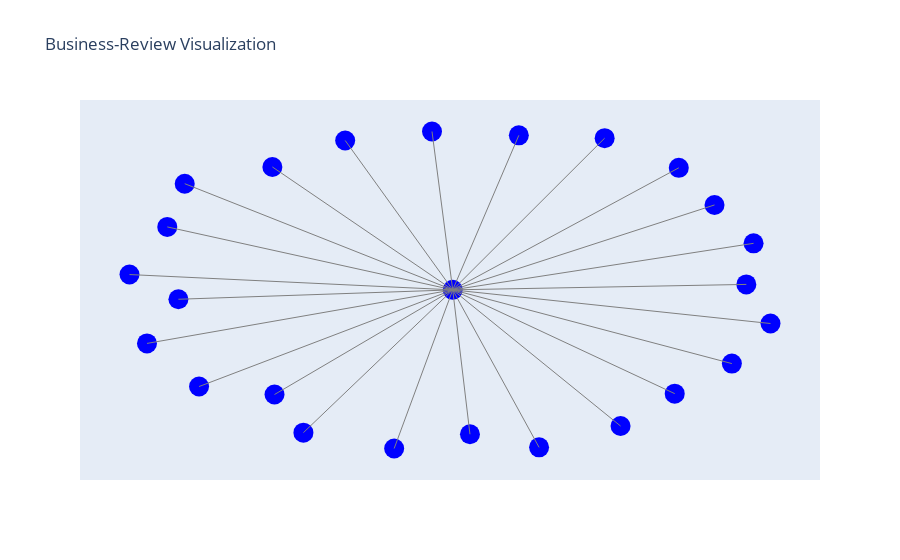

This figure's notebook cell:
### Code cell
# Define the AQL query
aql_query = """
LET businessKey = @businessKey
FOR v, e, p IN 1..3 OUTBOUND CONCAT('business/', @businessKey) business_review
RETURN v
"""

# Execute the AQL query
cursor = db.aql.execute(aql_query, bind_vars={'businessKey': 'tUFrWirKiKi_TAnsVWINQQ'})

# Initialize a directed graph
G = nx.DiGraph()

# Add nodes and edges to the graph
for document in cursor:
    review_id = document['_key']
    G.add_node(review_id)
    G.add_edge('business', review_id)

# Compute layout
pos = nx.spring_layout(G)

# Create a Plotly figure
fig = go.Figure()

# Add nodes to the figure
for node in G.nodes:
    fig.add_trace(go.Scatter(x=[pos[node][0]], y=[pos[node][1]], mode='markers', marker=dict(size=20, color='blue'), text=node))

# Add edges to the figure
for edge in G.edges:
    fig.add_trace(go.Scatter(x=[pos[edge[0]][0], pos[edge[1]][0]], y=[pos[edge[0]][1], pos[edge[1]][1]], mode='lines', line=dict(color='gray', width=1)))

# Update layout
fig.update_layout(title="Business-Review Visualization", showlegend=False, hovermode='closest', xaxis=dict(visible=False), yaxis=dict(visible=False))

# Show plot
fig.show()

### Figure 1 — Plotly figure (JSON) as saved in the notebook; plotly's stock layout.template omitted (floating-point values rounded to 4 significant figures)
{"data": [{"marker": {"color": "blue", "size": 20}, "mode": "markers", "text": "4303073", "type": "scatter", "x": [0.5219], "y": [-0.8139]}, {"marker": {"color": "blue", "size": 20}, "mode": "markers", "text": "business", "type": "scatter", "x": [0.001769], "y": [0.008393]}, {"marker": {"color": "blue", "size": 20}, "mode": "markers", "text": "4237906", "type": "scatter", "x": [-0.8484], "y": [-0.04841]}, {"marker": {"color": "blue", "size": 20}, "mode": "markers", "text": "4224770", "type": "scatter", "x": [0.2067], "y": [0.9416]}, {"marker": {"color": "blue", "size": 20}, "mode": "markers", "text": "4214106", "type": "scatter", "x": [-0.8289], "y": [0.6495]}, {"marker": {"color": "blue", "size": 20}, "mode": "markers", "text": "4209338", "type": "scatter", "x": [0.2695], "y": [-0.9428]}, {"marker": {"color": "blue", "size": 20}, "mode": "markers", "text": "4068427", "type": "scatter", "x": [-0.1797], "y": [-0.9497]}, {"marker": {"color": "blue", "size": 20}, "mode": "markers", "text": "4067416", "type": "scatter", "x": [0.8669], "y": [-0.4369]}, {"marker": {"color": "blue", "size": 20}, "mode": "markers", "text": "4046331", "type": "scatter", "x": [-0.5506], "y": [-0.6236]}, {"marker": {"color": "blue", "size": 20}, "mode": "markers", "text": "4014957", "type": "scatter", "x": [0.9342], "y": [0.2894]}, {"marker": {"color": "blue", "size": 20}, "mode": "markers", "text": "3985073", "type": "scatter", "x": [-0.06246], "y": [0.9648]}, {"marker": {"color": "blue", "size": 20}, "mode": "markers", "text": "3957122", "type": "scatter", "x": [0.9867], "y": [-0.1949]}, {"marker": {"color": "blue", "size": 20}, "mode": "markers", "text": "3933308", "type": "scatter", "x": [0.4727], "y": [0.9246]}, {"marker": {"color": "blue", "size": 20}, "mode": "markers", "text": "3897698", "type": "scatter", "x": [-0.7844], "y": [-0.5755]}, {"marker": {"color": "blue", "size": 20}, "mode": "markers", "text": "3886018", "type": "scatter", "x": [0.7024], "y": [0.7454]}, {"marker": {"color": "blue", "size": 20}, "mode": "markers", "text": "3864901", "type": "scatter", "x": [0.8132], "y": [0.5212]}, {"marker": {"color": "blue", "size": 20}, "mode": "markers", "text": "3855340", "type": "scatter", "x": [-0.5571], "y": [0.7506]}, {"marker": {"color": "blue", "size": 20}, "mode": "markers", "text": "3832112", "type": "scatter", "x": [-0.8829], "y": [0.3885]}, {"marker": {"color": "blue", "size": 20}, "mode": "markers", "text": "3804389", "type": "scatter", "x": [-0.9458], "y": [-0.315]}, {"marker": {"color": "blue", "size": 20}, "mode": "markers", "text": "3797829", "type": "scatter", "x": [0.6898], "y": [-0.6183]}, {"marker": {"color": "blue", "size": 20}, "mode": "markers", "text": "3793448", "type": "scatter", "x": [-0.461], "y": [-0.8539]}, {"marker": {"color": "blue", "size": 20}, "mode": "markers", "text": "3774949", "type": "scatter", "x": [0.9118], "y": [0.04124]}, {"marker": {"color": "blue", "size": 20}, "mode": "markers", "text": "3773881", "type": "scatter", "x": [-0.3315], "y": [0.9105]}, {"marker": {"color": "blue", "size": 20}, "mode": "markers", "text": "3756499", "type": "scatter", "x": [0.05521], "y": [-0.8637]}, {"marker": {"color": "blue", "size": 20}, "mode": "markers", "text": "3668251", "type": "scatter", "x": [-1], "y": [0.1008]}, {"line": {"color": "gray", "width": 1}, "mode": "lines", "type": "scatter", "x": [0.001769, 0.5219], "y": [0.008393, -0.8139]}, {"line": {"color": "gray", "width": 1}, "mode": "lines", "type": "scatter", "x": [0.001769, -0.8484], "y": [0.008393, -0.04841]}, {"line": {"color": "gray", "width": 1}, "mode": "lines", "type": "scatter", "x": [0.001769, 0.2067], "y": [0.008393, 0.9416]}, {"line": {"color": "gray", "width": 1}, "mode": "lines", "type": "scatter", "x": [0.001769, -0.8289], "y": [0.008393, 0.6495]}, {"line": {"color": "gray", "width": 1}, "mode": "lines", "type": "scatter", "x": [0.001769, 0.2695], "y": [0.008393, -0.9428]}, {"line": {"color": "gray", "width": 1}, "mode": "lines", "type": "scatter", "x": [0.001769, -0.1797], "y": [0.008393, -0.9497]}, {"line": {"color": "gray", "width": 1}, "mode": "lines", "type": "scatter", "x": [0.001769, 0.8669], "y": [0.008393, -0.4369]}, {"line": {"color": "gray", "width": 1}, "mode": "lines", "type": "scatter", "x": [0.001769, -0.5506], "y": [0.008393, -0.6236]}, {"line": {"color": "gray", "width": 1}, "mode": "lines", "type": "scatter", "x": [0.001769, 0.9342], "y": [0.008393, 0.2894]}, {"line": {"color": "gray", "width": 1}, "mode": "lines", "type": "scatter", "x": [0.001769, -0.06246], "y": [0.008393, 0.9648]}, {"line": {"color": "gray", "width": 1}, "mode": "lines", "type": "scatter", "x": [0.001769, 0.9867], "y": [0.008393, -0.1949]}, {"line": {"color": "gray", "width": 1}, "mode": "lines", "type": "scatter", "x": [0.001769, 0.4727], "y": [0.008393, 0.9246]}, {"line": {"color": "gray", "width": 1}, "mode": "lines", "type": "scatter", "x": [0.001769, -0.7844], "y": [0.008393, -0.5755]}, {"line": {"color": "gray", "width": 1}, "mode": "lines", "type": "scatter", "x": [0.001769, 0.7024], "y": [0.008393, 0.7454]}, {"line": {"color": "gray", "width": 1}, "mode": "lines", "type": "scatter", "x": [0.001769, 0.8132], "y": [0.008393, 0.5212]}, {"line": {"color": "gray", "width": 1}, "mode": "lines", "type": "scatter", "x": [0.001769, -0.5571], "y": [0.008393, 0.7506]}, {"line": {"color": "gray", "width": 1}, "mode": "lines", "type": "scatter", "x": [0.001769, -0.8829], "y": [0.008393, 0.3885]}, {"line": {"color": "gray", "width": 1}, "mode": "lines", "type": "scatter", "x": [0.001769, -0.9458], "y": [0.008393, -0.315]}, {"line": {"color": "gray", "width": 1}, "mode": "lines", "type": "scatter", "x": [0.001769, 0.6898], "y": [0.008393, -0.6183]}, {"line": {"color": "gray", "width": 1}, "mode": "lines", "type": "scatter", "x": [0.001769, -0.461], "y": [0.008393, -0.8539]}, {"line": {"color": "gray", "width": 1}, "mode": "lines", "type": "scatter", "x": [0.001769, 0.9118], "y": [0.008393, 0.04124]}, {"line": {"color": "gray", "width": 1}, "mode": "lines", "type": "scatter", "x": [0.001769, -0.3315], "y": [0.008393, 0.9105]}, {"line": {"color": "gray", "width": 1}, "mode": "lines", "type": "scatter", "x": [0.001769, 0.05521], "y": [0.008393, -0.8637]}, {"line": {"color": "gray", "width": 1}, "mode": "lines", "type": "scatter", "x": [0.001769, -1], "y": [0.008393, 0.1008]}], "layout": {"hovermode": "closest", "showlegend": false, "title": {"text": "Business-Review Visualization"}, "xaxis": {"visible": false}, "yaxis": {"visible": false}}}
